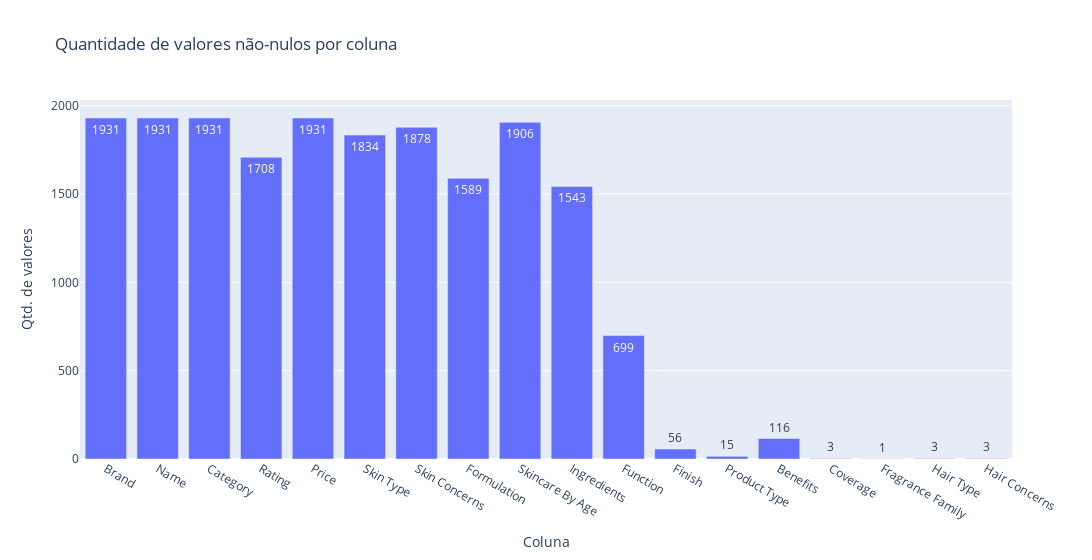

The cell this chart's notebook holds for it:
### Code cell
fig = px.bar(df.aggregate('count'),
       title="Quantidade de valores não-nulos por coluna",
       labels={'value':'Qtd. de valores', 'index':'Coluna', 'variable':'Contagem'},
       width=1100,
       text_auto=True)

fig.update_layout(showlegend=False)
fig.show()

### Figure 1 — Plotly figure (JSON) as saved in the notebook; plotly's stock layout.template omitted (floating-point values rounded to 4 significant figures)
{"data": [{"alignmentgroup": "True", "hovertemplate": "Contagem=0<br>Coluna=%{x}<br>Qtd. de valores=%{y}<extra></extra>", "legendgroup": "0", "marker": {"color": "#636efa", "pattern": {"shape": ""}}, "name": "0", "offsetgroup": "0", "orientation": "v", "showlegend": true, "textposition": "auto", "texttemplate": "%{y}", "type": "bar", "x": ["Brand", "Name", "Category", "Rating", "Price", "Skin Type", "Skin Concerns", "Formulation", "Skincare By Age", "Ingredients", "Function", "Finish", "Product Type", "Benefits", "Coverage", "Fragrance Family", "Hair Type", "Hair Concerns"], "xaxis": "x", "y": [1931, 1931, 1931, 1708, 1931, 1834, 1878, 1589, 1906, 1543, 699, 56, 15, 116, 3, 1, 3, 3], "yaxis": "y"}], "layout": {"barmode": "relative", "legend": {"title": {"text": "Contagem"}, "tracegroupgap": 0}, "showlegend": false, "title": {"text": "Quantidade de valores não-nulos por coluna"}, "width": 1100, "xaxis": {"anchor": "y", "domain": [0, 1], "title": {"text": "Coluna"}}, "yaxis": {"anchor": "x", "domain": [0, 1], "title": {"text": "Qtd. de valores"}}}}
